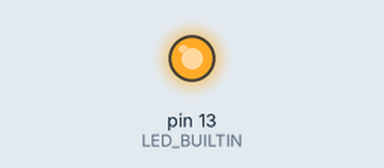
The sketch below on a simulated Arduino Uno, built with avr-gcc and run on an emulated ATmega328P. Shown: output pins drawn as LEDs (lit = HIGH).

Above: at 0.2 s.
At 12.4 s:
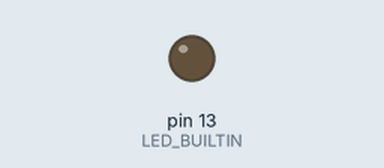
Timing chart, 0 to 26.1 s (numbered marks = the images above):
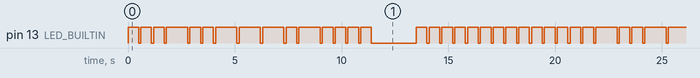

Measured:
- by itself, pin 13 (LED_BUILTIN): moves between LOW and HIGH, repeating every 20.1 s
- by itself, everything shown: repeats every 20.1 s, in 52 steps

The sketch:

morse_code.ino
```cpp
/*
  Morse Code of my preferred name

  ...- .. --- .-.. . - / -.-. .... . -.

  ...- / .. / --- / .-.. / . / - // -.-. / .... / . / -.

## .
  digitalWrite(LED_BUILTIN, HIGH);   // turn the LED off by making the voltage LOW
  delay(500);                      // wait for a second
  digitalWrite(LED_BUILTIN, LOW);  // turn the LED on (HIGH is the voltage level)
  delay(100);                      // wait for a second

## -
  digitalWrite(LED_BUILTIN, HIGH);   // turn the LED off by making the voltage LOW
  delay(1000);                      // wait for a second
  digitalWrite(LED_BUILTIN, LOW);  // turn the LED on (HIGH is the voltage level)
  delay(100);                      // wait for a second

*/

// the setup function runs once when you press reset or power the board
void setup() {
  // initialize digital pin LED_BUILTIN as an output.
  pinMode(LED_BUILTIN, OUTPUT);
}

// the loop function runs over and over again forever
void loop() {
// Violet
  // V, ...-
  digitalWrite(LED_BUILTIN, HIGH);   // turn the LED off by making the voltage LOW
  delay(500);                      // wait for a second
  digitalWrite(LED_BUILTIN, LOW);  // turn the LED on (HIGH is the voltage level)
  delay(100);                      // wait for a second
  digitalWrite(LED_BUILTIN, HIGH);   // turn the LED off by making the voltage LOW
  delay(500);                      // wait for a second
  digitalWrite(LED_BUILTIN, LOW);  // turn the LED on (HIGH is the voltage level)
  delay(100);                      // wait for a second
  digitalWrite(LED_BUILTIN, HIGH);   // turn the LED off by making the voltage LOW
  delay(500);                      // wait for a second
  digitalWrite(LED_BUILTIN, LOW);  // turn the LED on (HIGH is the voltage level)
  delay(100);                      // wait for a second
  digitalWrite(LED_BUILTIN, HIGH);   // turn the LED off by making the voltage LOW
  delay(1000);                      // wait for a second
  digitalWrite(LED_BUILTIN, LOW);  // turn the LED on (HIGH is the voltage level)
  delay(100);                      // wait for a second
  // i, ..
  digitalWrite(LED_BUILTIN, HIGH);   // turn the LED off by making the voltage LOW
  delay(500);                      // wait for a second
  digitalWrite(LED_BUILTIN, LOW);  // turn the LED on (HIGH is the voltage level)
  delay(100);                      // wait for a second
  digitalWrite(LED_BUILTIN, HIGH);   // turn the LED off by making the voltage LOW
  delay(500);                      // wait for a second
  digitalWrite(LED_BUILTIN, LOW);  // turn the LED on (HIGH is the voltage level)
  delay(100);                      // wait for a second
  // o, ---
  digitalWrite(LED_BUILTIN, HIGH);   // turn the LED off by making the voltage LOW
  delay(1000);                      // wait for a second
  digitalWrite(LED_BUILTIN, LOW);  // turn the LED on (HIGH is the voltage level)
  delay(100);                      // wait for a second
  digitalWrite(LED_BUILTIN, HIGH);   // turn the LED off by making the voltage LOW
  delay(1000);                      // wait for a second
  digitalWrite(LED_BUILTIN, LOW);  // turn the LED on (HIGH is the voltage level)
  delay(100);                      // wait for a second
  digitalWrite(LED_BUILTIN, HIGH);   // turn the LED off by making the voltage LOW
  delay(1000);                      // wait for a second
  digitalWrite(LED_BUILTIN, LOW);  // turn the LED on (HIGH is the voltage level)
  delay(100);                      // wait for a second
  // l, .-..
  digitalWrite(LED_BUILTIN, HIGH);   // turn the LED off by making the voltage LOW
  delay(500);                      // wait for a second
  digitalWrite(LED_BUILTIN, LOW);  // turn the LED on (HIGH is the voltage level)
  delay(100);                      // wait for a second
  digitalWrite(LED_BUILTIN, HIGH);   // turn the LED off by making the voltage LOW
  delay(1000);                      // wait for a second
  digitalWrite(LED_BUILTIN, LOW);  // turn the LED on (HIGH is the voltage level)
  delay(100);                      // wait for a second
  digitalWrite(LED_BUILTIN, HIGH);   // turn the LED off by making the voltage LOW
  delay(500);                      // wait for a second
  digitalWrite(LED_BUILTIN, LOW);  // turn the LED on (HIGH is the voltage level)
  delay(100);                      // wait for a second
  digitalWrite(LED_BUILTIN, HIGH);   // turn the LED off by making the voltage LOW
  delay(500);                      // wait for a second
  digitalWrite(LED_BUILTIN, LOW);  // turn the LED on (HIGH is the voltage level)
  delay(100);                      // wait for a second
  // e, .
  digitalWrite(LED_BUILTIN, HIGH);   // turn the LED off by making the voltage LOW
  delay(500);                      // wait for a second
  digitalWrite(LED_BUILTIN, LOW);  // turn the LED on (HIGH is the voltage level)
  delay(100);                      // wait for a second
  // t, -
  digitalWrite(LED_BUILTIN, HIGH);   // turn the LED off by making the voltage LOW
  delay(500);                      // wait for a second
  digitalWrite(LED_BUILTIN, LOW);  // turn the LED on (HIGH is the voltage level)
  delay(100);                      // wait for a second
  // space, 2000 ms low
  digitalWrite(LED_BUILTIN,LOW);
  delay(2000);
// Chen
  // C, -.-.
  digitalWrite(LED_BUILTIN, HIGH);   // turn the LED off by making the voltage LOW
  delay(500);                      // wait for a second
  digitalWrite(LED_BUILTIN, LOW);  // turn the LED on (HIGH is the voltage level)
  delay(100);                      // wait for a second
  digitalWrite(LED_BUILTIN, HIGH);   // turn the LED off by making the voltage LOW
  delay(500);                      // wait for a second
  digitalWrite(LED_BUILTIN, LOW);  // turn the LED on (HIGH is the voltage level)
  delay(100);                      // wait for a second
  digitalWrite(LED_BUILTIN, HIGH);   // turn the LED off by making the voltage LOW
  delay(500);                      // wait for a second
  digitalWrite(LED_BUILTIN, LOW);  // turn the LED on (HIGH is the voltage level)
  delay(100);                      // wait for a second
  digitalWrite(LED_BUILTIN, HIGH);   // turn the LED off by making the voltage LOW
  delay(500);                      // wait for a second
  digitalWrite(LED_BUILTIN, LOW);  // turn the LED on (HIGH is the voltage level)
  delay(100);                      // wait for a second
  // h, ....
  digitalWrite(LED_BUILTIN, HIGH);   // turn the LED off by making the voltage LOW
  delay(500);                      // wait for a second
  digitalWrite(LED_BUILTIN, LOW);  // turn the LED on (HIGH is the voltage level)
  delay(100);                      // wait for a second
  digitalWrite(LED_BUILTIN, HIGH);   // turn the LED off by making the voltage LOW
  delay(500);                      // wait for a second
  digitalWrite(LED_BUILTIN, LOW);  // turn the LED on (HIGH is the voltage level)
  delay(100);                      // wait for a second
  digitalWrite(LED_BUILTIN, HIGH);   // turn the LED off by making the voltage LOW
  delay(500);                      // wait for a second
  digitalWrite(LED_BUILTIN, LOW);  // turn the LED on (HIGH is the voltage level)
  delay(100);                      // wait for a second
  digitalWrite(LED_BUILTIN, HIGH);   // turn the LED off by making the voltage LOW
  delay(500);                      // wait for a second
  digitalWrite(LED_BUILTIN, LOW);  // turn the LED on (HIGH is the voltage level)
  delay(100);                      // wait for a second
  // e, .
  digitalWrite(LED_BUILTIN, HIGH);   // turn the LED off by making the voltage LOW
  delay(500);                      // wait for a second
  digitalWrite(LED_BUILTIN, LOW);  // turn the LED on (HIGH is the voltage level)
  delay(100);                      // wait for a second
  // n, -.
  digitalWrite(LED_BUILTIN, HIGH);   // turn the LED off by making the voltage LOW
  delay(500);                      // wait for a second
  digitalWrite(LED_BUILTIN, LOW);  // turn the LED on (HIGH is the voltage level)
  delay(100);                      // wait for a second
  digitalWrite(LED_BUILTIN, HIGH);   // turn the LED off by making the voltage LOW
  delay(500);                      // wait for a second
  digitalWrite(LED_BUILTIN, LOW);  // turn the LED on (HIGH is the voltage level)
  delay(100);                      // wait for a second
}
```
